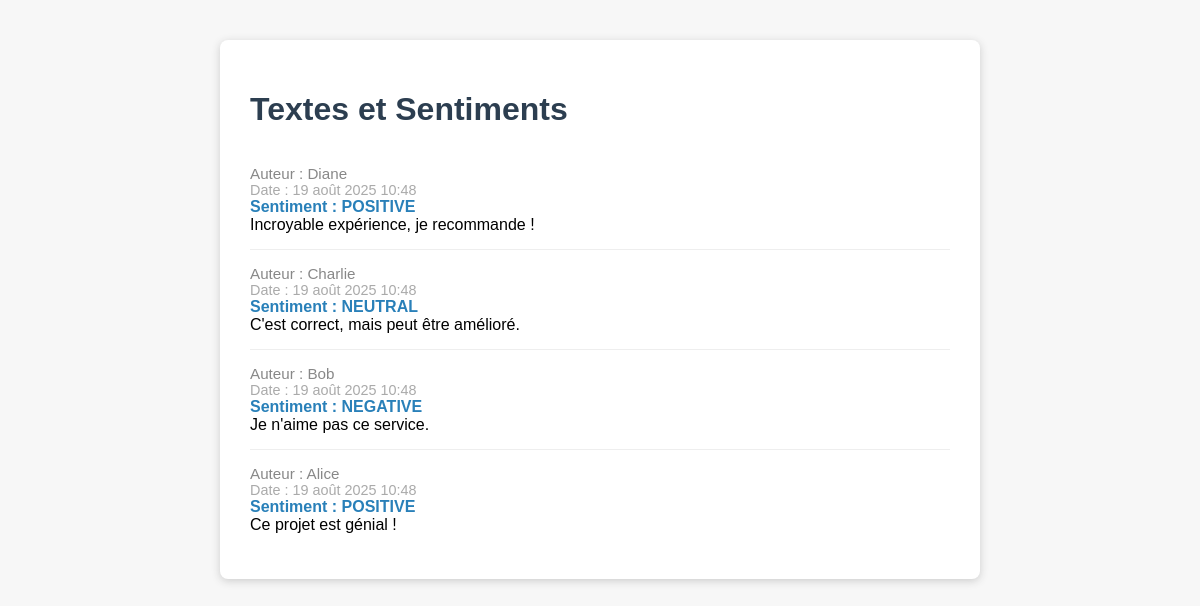
/api/list/, run on the app's committed database.
### sentiment/models.py (models this page shows, shortened)
class SentimentAnalysis(models.Model):
    text = models.TextField()
    sentiment = models.CharField(max_length=50)
    created_at = models.DateTimeField(auto_now_add=True)
    author = models.CharField(max_length=100)

### sentiment/views_html.py (the view)
# urls.py: path('list/', sentiment_list, name='sentiment-list'),
def sentiment_list(request):
    sentiments = SentimentAnalysis.objects.all().order_by('-created_at')
    return render(request, 'sentiment/list.html', {'sentiments': sentiments})

### sentiment/templates/sentiment/list.html (shortened to what this page needs)
<!DOCTYPE html>
<html lang="fr">
<head>
</head>
<body>
    <div class="container">
        <h1>Textes et Sentiments</h1>
        {% for s in sentiments %}
            <div class="sentiment">
                <div class="author">Auteur : {{ s.author }}</div>
                <div class="date">Date : {{ s.created_at }}</div>
                <div class="label">Sentiment : {{ s.sentiment }}</div>
                <div class="text">{{ s.text }}</div>
            </div>
        {% empty %}
            <p>Aucun texte enregistré.</p>
        {% endfor %}
    </div>
</body>
</html>

### sentiment/templates/sentiment/list.html (style rules this page uses)
body { font-family: Arial, sans-serif; background: #f7f7f7; }
.container { max-width: 700px; margin: 40px auto; background: #fff; padding: 30px; border-radius: 8px; box-shadow: 0 2px 8px #ccc; }
h1 { color: #2c3e50; }
.sentiment { border-bottom: 1px solid #eee; padding: 15px 0; }
.sentiment:last-child { border-bottom: none; }
.author { color: #888; font-size: 0.95em; }
.date { color: #aaa; font-size: 0.9em; }
.label { font-weight: bold; color: #2980b9; }

### data on the page
SentimentAnalysis: author "Diane", created_at "19 août 2025 10:48", sentiment "POSITIVE", text "Incroyable expérience, je recommande !"
SentimentAnalysis: author "Charlie", created_at "19 août 2025 10:48", sentiment "NEUTRAL", text "C'est correct, mais peut être amélioré."
SentimentAnalysis: author "Bob", created_at "19 août 2025 10:48", sentiment "NEGATIVE", text "Je n'aime pas ce service."
SentimentAnalysis: author "Alice", created_at "19 août 2025 10:48", sentiment "POSITIVE", text "Ce projet est génial !"
